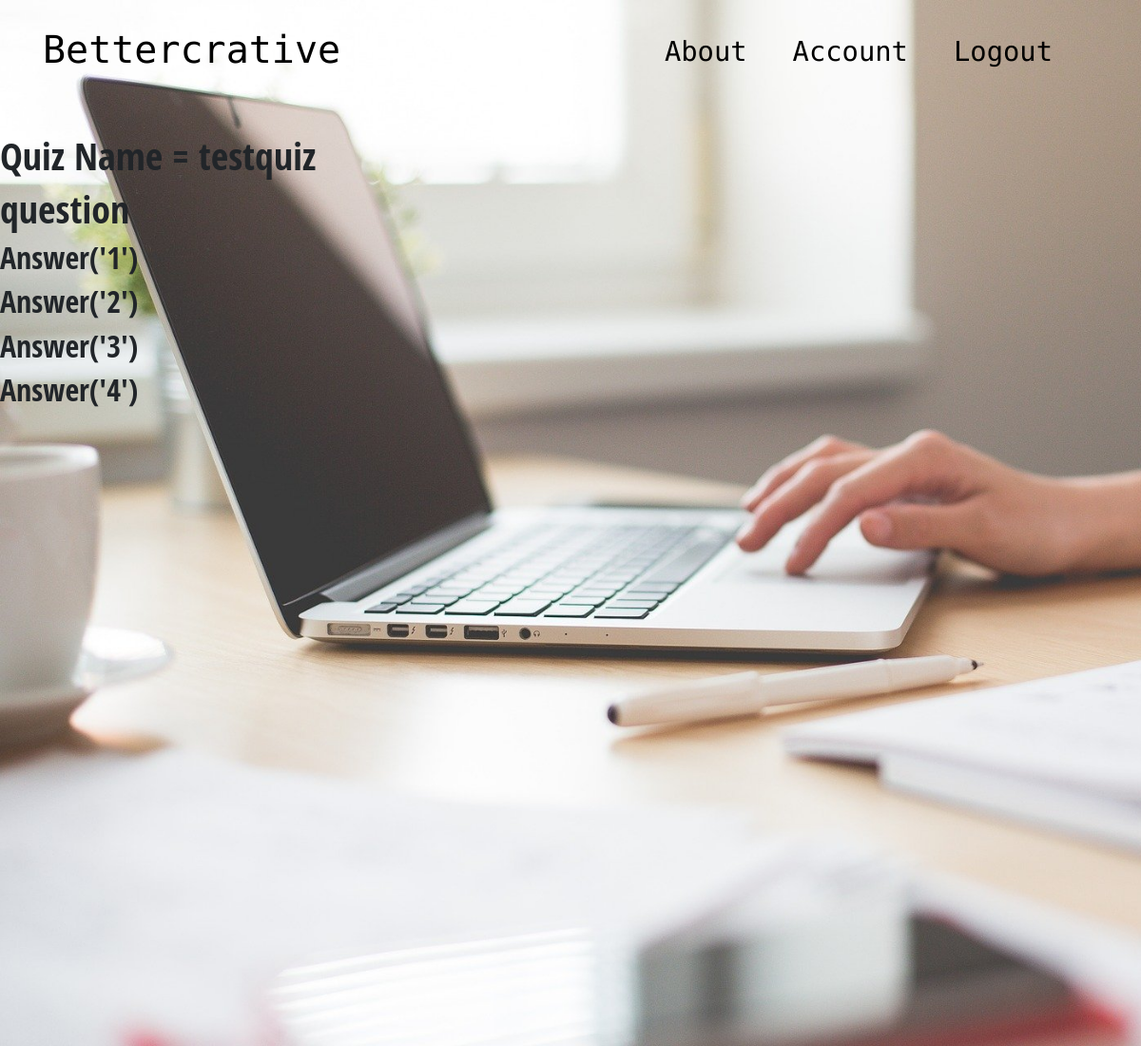
The page /quiz/1 (signed in) on the database its author committed.
### bettercrative/models.py (models this page shows, shortened)
class Quiz(db.Model):
    id = db.Column(db.Integer, primary_key=True)
    name = db.Column(db.String(50), nullable=False)
    question_content = db.Column(db.String, nullable=False)
    question_answers = db.relationship('Answer', backref='quiz', lazy=True, collection_class=list,
                                       cascade="all, delete, delete-orphan")
    date_created = db.Column(db.Date, nullable=False, default=datetime.today())
    user_id = db.Column(db.Integer, db.ForeignKey('user.id'), nullable=False)
    classroom_host_id = db.Column(db.Integer, db.ForeignKey('classroom.id'), nullable=True)
    active = db.Column(db.Boolean, nullable=True)

class Answer(db.Model):
    id = db.Column(db.Integer, primary_key=True)
    content = db.Column(db.Text, nullable=False)
    quiz_id = db.Column(db.Integer, db.ForeignKey('quiz.id'), nullable=False)
    correct = db.Column(db.Boolean, nullable=False, default=False)
    def __repr__(self):
        return f"Answer('{self.content}')"

### bettercrative/quizzes/routes.py (the view)
@quizzes.route("/quiz/<int:id>")
@login_required
def quiz(id):
    quiz = Quiz.query.get_or_404(id)
    return render_template('quiz.html', title=quiz.name, quiz=quiz)

### bettercrative/models.py (called while the page is built)
@login_manager.user_loader
def load_user(id):
    return User.query.get(int(id))

### bettercrative/templates/quiz.html
{% extends "layout.html" %}
{% block content %}
<h1> Quiz Name = {{quiz.name}}</h1>
<h1> {{ quiz.question_content}}</h1>
 <h1>{% for answers in quiz.question_answers %} </h1>
       <h2>{{ answers }} </h2>
        {% endfor %}
{% endblock %}

### bettercrative/static/main.css (style rules this page uses)
body { background-attachment: fixed; font-family: 'Open Sans Condensed'; font-size: 180%; }
body:after { content: ' '; display: block; position: absolute; left: 0; top: 0; z-index: -1; width: 100%; height: 100%; }

### rows shown on the page
Quiz: name "testquiz", question_content "question"
Answer: content "Answer('1')"
Answer: content "Answer('2')"
Answer: content "Answer('3')"
Answer: content "Answer('4')"
